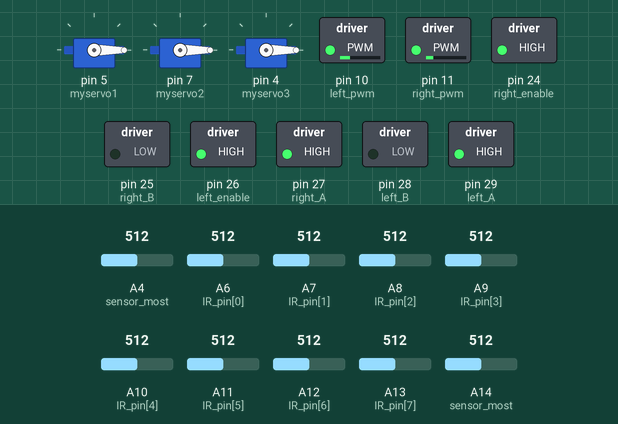
Simulated run of this sketch. Board: Arduino Mega 2560, built with avr-gcc and run on an emulated ATmega2560. On the bench: 3 × servo, switched loads named in the sketch (green lamp = pin HIGH). Inputs (shaded band) come from the test bench; at power-on: A4 (sensor_most) = 512, A6 (IR_pin[0]) = 512, A7 (IR_pin[1]) = 512, A8 (IR_pin[2]) = 512, A9 (IR_pin[3]) = 512, A10 (IR_pin[4]) = 512, A11 (IR_pin[5]) = 512, A12 (IR_pin[6]) = 512, A13 (IR_pin[7]) = 512, A14 (sensor_most) = 512.

Above: at 1.2 s.
1.3 s: A4 (sensor_most) set to 210
2.8 s: A4 (sensor_most) set to 182
At 4.5 s:
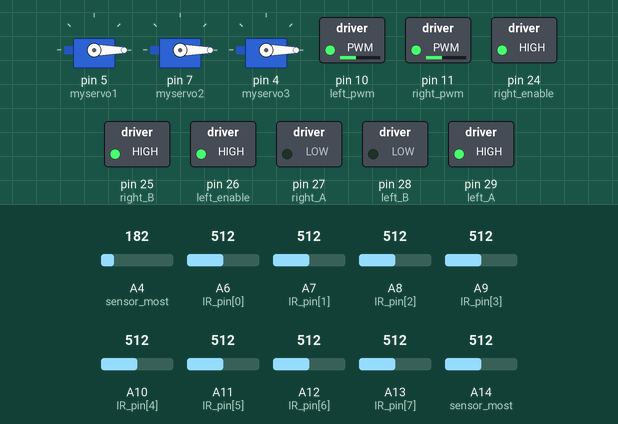
At 5.5 s:
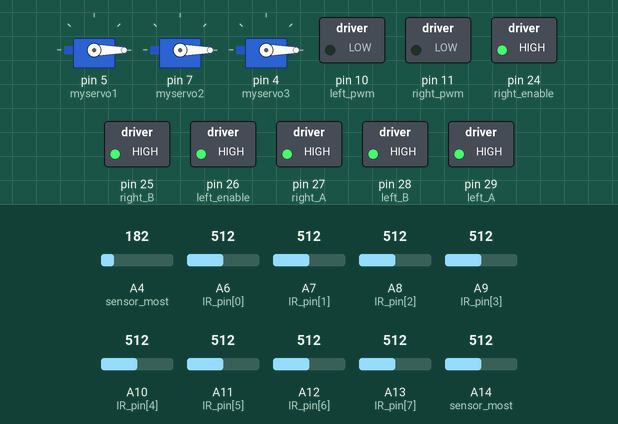
5.8 s: A4 (sensor_most) set to 306
8.8 s: A6 (IR_pin[0]) set to 207
10.3 s: A6 (IR_pin[0]) set to 188
At 12.0 s:
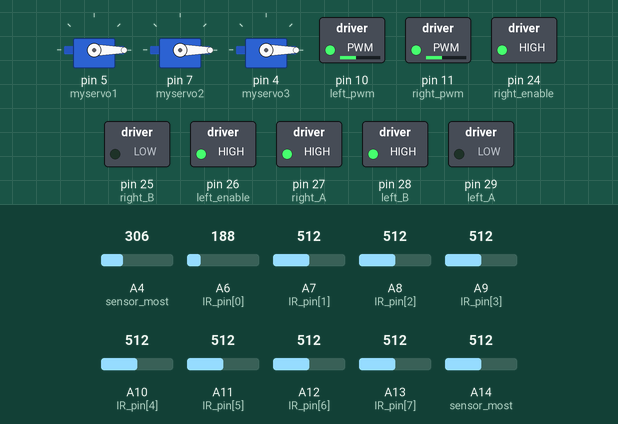
13.3 s: A6 (IR_pin[0]) set to 210
Timing chart, 0 to 17.0 s (numbered marks = the images above; inputs shaded):
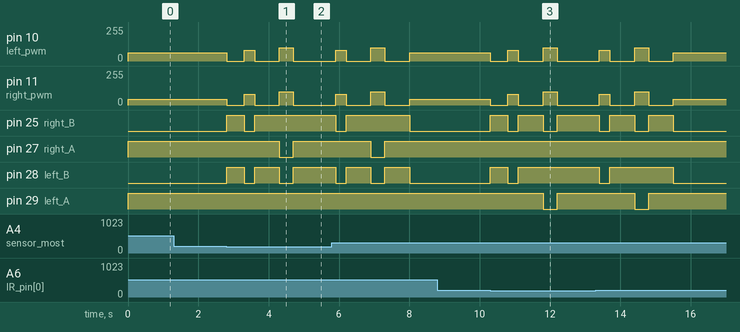

The sketch:

line_followed_code_junction_turning_v1.ino
```cpp
#include "pins.h"
#include "variables.h"
int Last_Read = 0;

int Error_values[8] = {-3, -2, -1, 0, 0, 1, 2, 3};
#include <Servo.h>

Servo myservo1;
Servo myservo2;
Servo myservo3;

//BEST KP=10 KD=20
float Kp = 9;
float Ki = 0;
float Kd = 19;

float Error=0;
float previousError = 0;
float totalError = 0;
float power = 0;

#include "func.h"
#include "pid.h"

void setup() {
  motor_driver_pin_mode();
  line_sensor_pin_mode();
  servo_motors_setup();
  servo_motors_position();
  //display_setup();
}

int task=0;

void loop(){
  sensor_most();
  sensor_reading();
  line_pid();
  //black=black+S0+S9;

  if (black==0){
    task+=1;
    }

  if (task==0){
    TEXT="1 line follow";
    line_follow();
  }

  else if(task==1){
    brake();
    TEXT="2 coin collecting";
    servo_motors();
    delay(1000);
    forward_coin_collect();
    brake();
    delay(1000);
    task += 1;
    }

  else if (task==2){
    line_follow();
    TEXT="3 line follow";
    }

  else{
    brake();
    TEXT="4 BRAKE";
    }
}
```

func.h
```cpp
void motor_driver_pin_mode(){
  //Motor driver pin modes
  pinMode(right_enable,OUTPUT);pinMode(left_enable,OUTPUT);
  pinMode(right_A,OUTPUT);pinMode(right_B,OUTPUT);
  pinMode(left_A,OUTPUT);pinMode(left_B,OUTPUT);
  //enabling the two motors into active
  digitalWrite(right_enable,HIGH);digitalWrite(left_enable,HIGH);
  }

void line_sensor_pin_mode(){
  pinMode(A4,INPUT);pinMode(A5,INPUT);pinMode(A6,INPUT);pinMode(A7,INPUT);pinMode(A8,INPUT);pinMode(A9,INPUT);pinMode(A10,INPUT);pinMode(A11,INPUT);pinMode(A12,INPUT);pinMode(A13,INPUT);pinMode(A14,INPUT);
  }

int adc(int n){
  if (n<200){return 0;}
  else{return 1;}}


void forward_junction(){
  digitalWrite(right_A,HIGH);
  digitalWrite(right_B,LOW);
  digitalWrite(left_A,HIGH);
  digitalWrite(left_B,LOW);
  analogWrite(right_pwm,80);
  analogWrite(left_pwm,80);
  delay(300);
  digitalWrite(right_A,HIGH);
  digitalWrite(right_B,HIGH);
  digitalWrite(left_A,HIGH);
  digitalWrite(left_B,HIGH);
  analogWrite(left_pwm,0);
  analogWrite(right_pwm,0);
  }

void reverse_coin_collect(){
  digitalWrite(right_A,LOW);
  digitalWrite(right_B,HIGH);
  digitalWrite(left_A,LOW);
  digitalWrite(left_B,HIGH);
  analogWrite(right_pwm,80);
  analogWrite(left_pwm,80);
  delay(200);
  digitalWrite(right_A,HIGH);
  digitalWrite(right_B,HIGH);
  digitalWrite(left_A,HIGH);
  digitalWrite(left_B,HIGH);
  analogWrite(left_pwm,0);
  analogWrite(right_pwm,0);
  }
void forward_coin_collect(){
  digitalWrite(right_A,HIGH);
  digitalWrite(right_B,LOW);
  digitalWrite(left_A,HIGH);
  digitalWrite(left_B,LOW);
  analogWrite(right_pwm,80);
  analogWrite(left_pwm,80);
  delay(600);
  digitalWrite(right_A,HIGH);
  digitalWrite(right_B,HIGH);
  digitalWrite(left_A,HIGH);
  digitalWrite(left_B,HIGH);
  analogWrite(left_pwm,0);
  analogWrite(right_pwm,0);
  }


void brake(){
  digitalWrite(right_A,HIGH);
  digitalWrite(right_B,HIGH);
  digitalWrite(left_A,HIGH);
  digitalWrite(left_B,HIGH);
  analogWrite(left_pwm,0);
  analogWrite(right_pwm,0);
  }

void go_forward(){
  digitalWrite(right_A,HIGH);
  digitalWrite(right_B,LOW);
  digitalWrite(left_A,HIGH);
  digitalWrite(left_B,LOW);
  analogWrite(right_pwm,right_speed);
  analogWrite(left_pwm,left_speed);
  }


void turn_right(){
  delay(200);
  digitalWrite(right_A,LOW);
  digitalWrite(right_B,HIGH);
  digitalWrite(left_A,HIGH);
  digitalWrite(left_B,LOW);
  analogWrite(right_pwm,100);
  analogWrite(left_pwm,100);
  delay(400);
  analogWrite(right_pwm,0);
  analogWrite(left_pwm,0);
  digitalWrite(right_A,HIGH);
  digitalWrite(right_B,HIGH);
  digitalWrite(left_A,HIGH);
  digitalWrite(left_B,HIGH);
  delay(200);
  }

void turn_left(){
  delay(200);
  digitalWrite(right_A,HIGH);
  digitalWrite(right_B,LOW);
  digitalWrite(left_A,LOW);
  digitalWrite(left_B,HIGH);
  analogWrite(right_pwm,100);
  analogWrite(left_pwm,100);
  delay(400);
  analogWrite(right_pwm,0);
  analogWrite(left_pwm,0);
  digitalWrite(right_A,HIGH);
  digitalWrite(right_B,HIGH);
  digitalWrite(left_A,HIGH);
  digitalWrite(left_B,HIGH);
  delay(200);
  }


void sensor_reading(){
  for (int i=1; i<9; i++){
      sensor_reading_array[i] = adc(analogRead(IR_pin[i]));
      }
}

void sensor_most(){
  S0=adc(analogRead(A4));
  S9=adc(analogRead(A14));
}


void line_follow(){
  if(S0==1 & S9==1){
    go_forward();
    }

  else if(S0==0 && S9==1){
    brake();
    delay(500);
    forward_junction();
    brake();
    delay(500);
    turn_right();
    brake();
    delay(500);
    }

  else if(S0==1 && S9==0){
    brake();
    delay(500);
    forward_junction();
    brake();
    delay(500);
    turn_left();
    brake();
    delay(500);
    }

  if (black==8){
    brake();
    }
}

void servo_motors_setup(){
  myservo1.attach(5);
  myservo2.attach(7);
  myservo3.attach(4);
  }
void servo_motors_position(){
  myservo1.write(pos1);//lower arm
  myservo2.write(pos2);//magnet arm
  myservo3.write(pos3);//base gate
  }


void servo_motors(){

  //lower arm down
  for(pos1 = 0; pos1 < 140; pos1 += 1){
    myservo1.write(pos1);
    delay(10);
  }
  reverse_coin_collect();

  delay(1000);

  //lower arm up
  for(pos1 = 140; pos1 > 0; pos1 -= 1){
    myservo1.write(pos1);
    delay(10);
  }
  delay(1000);

  //magnet servo displace
  myservo2.write(60);
  delay(500);
  myservo2.write(0);

  /*
  myservo3.write(40);
  delay(1000);
  myservo3.write(0);
  */
  }

/*
//setup the display settings
void display_setup(){
  delay(100);  // This delay is needed to let the display to initialize
  display.begin(SSD1306_SWITCHCAPVCC, 0x3C);  // Initialize display with the I2C address of 0x3C
  display.clearDisplay();  // Clear the buffer
  display.setTextColor(WHITE);  // Set color of the text
  display.setRotation(0);  // Set orientation. Goes from 0, 1, 2 or 3
  display.setTextWrap(false);
  display.dim(0);  //Set brightness (0 is maximun and 1 is a little dim)
  display.setFont(&FreeMono9pt7b);
  display.setTextSize(0);
  display.setCursor(0, 35);  // (x,y)
  display.println("KINAD");
  delay(10000);

  }

void printing_text(){
 // Set text size. We are using a custom font so you should always use the text size of 0
  display.clearDisplay();
  display.setCursor(0, 35);  // (x,y)
  display.println(TEXT);
  display.display();
  display.clearDisplay();
  }
  */
```

pid.h
```cpp
void error_cal()
{
  Error = 0;
  black=0;
  for(int j=0; j<8; j++)
  {
    black=black+sensor_reading_array[j];
    Error = Error + sensor_reading_array[j]*Error_values[j];}
}

void line_pid()
{
  error_cal();
  power = (Kp*Error) + (Kd*(Error-previousError)) ;
  previousError = Error;

  right_speed = base_pwm - power+12;
  left_speed = base_pwm + power-25;

}
```

variables.h
```cpp
int left_speed,right_speed;

//least pwm can be 70
//maximum can be 255
int base_pwm=60;

int black=0;

//sensor values
//S0-right most S9-left most
int S0,S1,S2,S3,S4,S5,S6,S7,S8,S9;
int IR_pin[8]={A6,A7,A8,A9,A10,A11,A12,A13};
int sensor_reading_array[8] = { 0 };


int pos1 = 0;
int pos2 = 0;
int pos3 = 0;


String TEXT;
```

pins.h
```cpp
//Motor driver pin allocation
#define right_enable 24
#define right_A  27
#define right_B  25
#define left_enable 26
#define left_A  29
#define left_B  28

#define right_pwm 11
#define left_pwm 10

int sda_pin=20; // blue wire
int scl_pin=21; // brown wire
```

Measured:
- the behaviour switches between 200 and 199 on A4 (sensor_most) (found by bisection; images 0 and 1)
- the behaviour switches between 200 and 199 on A6 (IR_pin[0]) (found by bisection; images 2 and 3)
- after the input at 1.3 s, every drawn part: stays the same
- after the input at 2.8 s, pin 10 (left_pwm): 62/255 → 0/255 at once, → 80/255 0.50 s later, → 0/255 0.30 s later, → 100/255 0.70 s later, … (5 changes in this stretch); pin 11 (right_pwm): 45/255 → 0/255 at once, → 80/255 0.50 s later, → 0/255 0.30 s later, → 100/255 0.70 s later, … (5 changes in this stretch)
- after the input at 8.8 s, every drawn part: stays the same
- after the input at 10.3 s, pin 10 (left_pwm): 62/255 → 0/255 at once, → 80/255 0.50 s later, → 0/255 0.30 s later, → 100/255 0.70 s later, … (5 changes in this stretch); pin 11 (right_pwm): 45/255 → 0/255 at once, → 80/255 0.50 s later, → 0/255 0.30 s later, → 100/255 0.70 s later, … (5 changes in this stretch)
